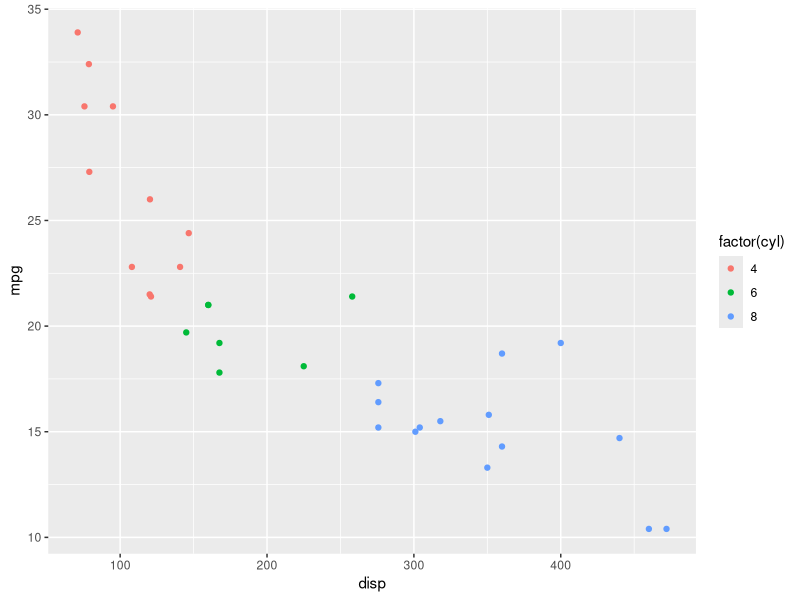

Generate this figure with R:
library(tidyverse)

compute_stats <- function(x) {
  c(m=mean(x), s=sd(x), med=median(x))
}

data("mtcars")
ggplot(mtcars, aes(x=disp, y=mpg)) + geom_point(aes(color=factor(cyl)))

ret <- compute_stats(mtcars$mpg)
print(ret)
